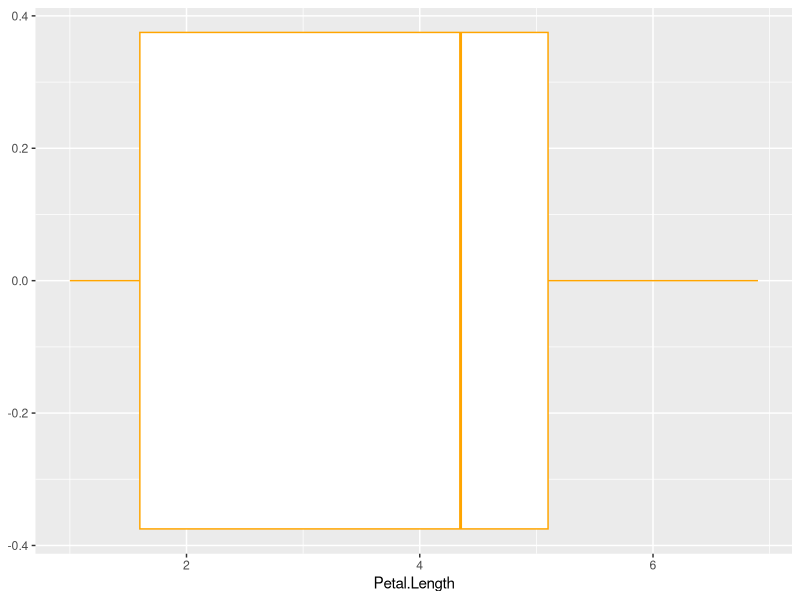
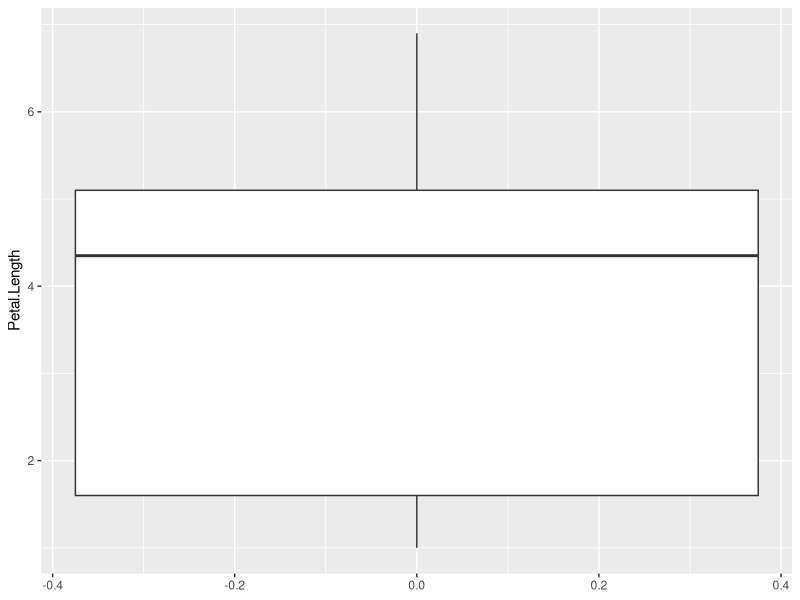
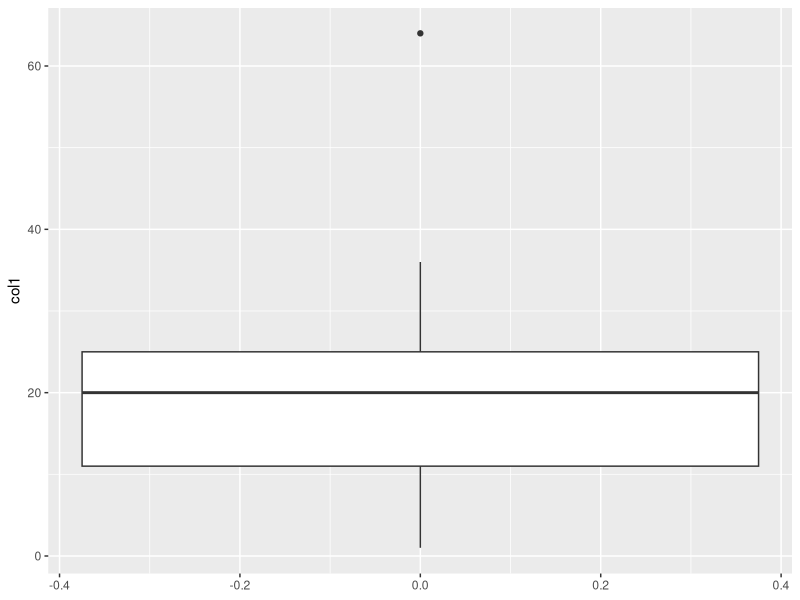

Write the R code that produced these figures, in order.
library(ggplot2)
summary(iris)

ggplot(data=iris)+geom_boxplot(mapping = aes(x=Petal.Length), binwidth=0.2, color="orange")

x <- c(8,11,17,36,25,24,1,20,64)

summary(x)

sort(x)

quantile(x)

IQR(x)
#IQR = 75% - 25% -> 14

ggplot(data=iris)+geom_boxplot(mapping = aes(y=Petal.Length))

x <- c(8, 11, 17, 36, 25, 24, 1, 20, 64)
mydata <- data.frame(col1=x)
ggplot(data = mydata) + geom_boxplot(mapping = aes(y=col1))

